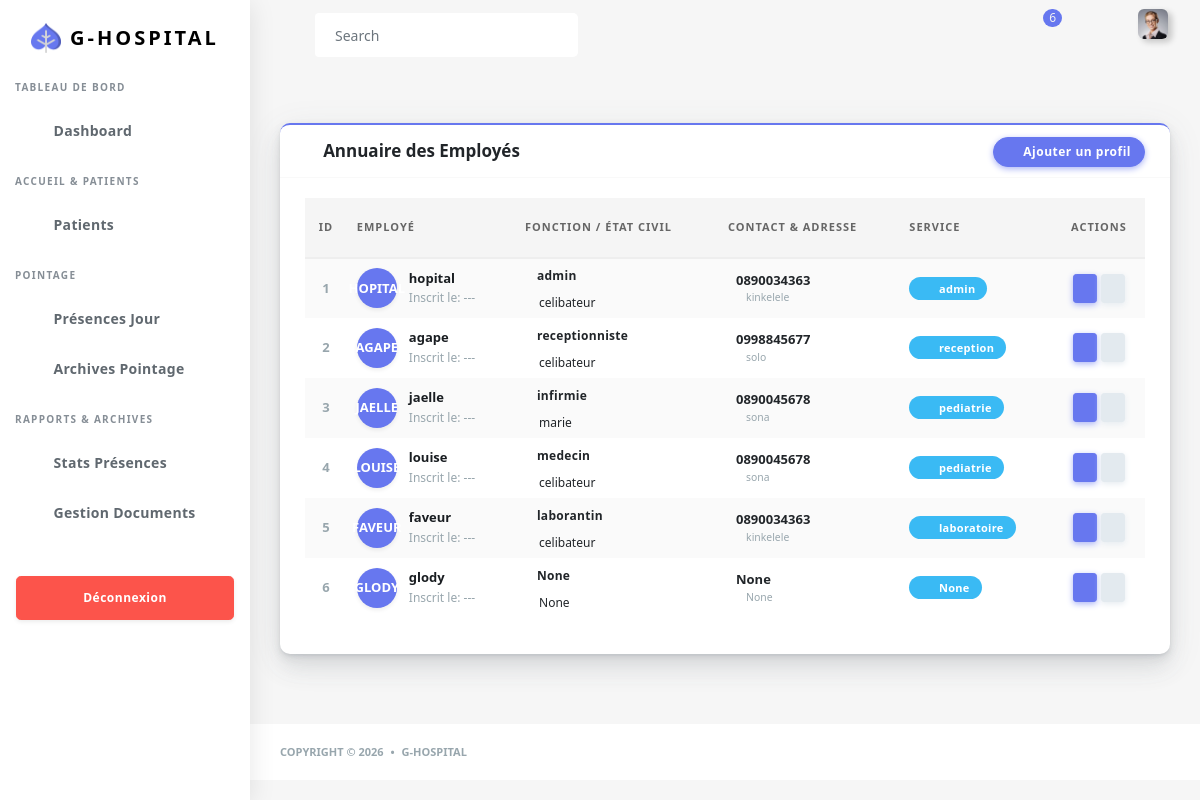
The app's page /profilRead/ (signed in), older data.
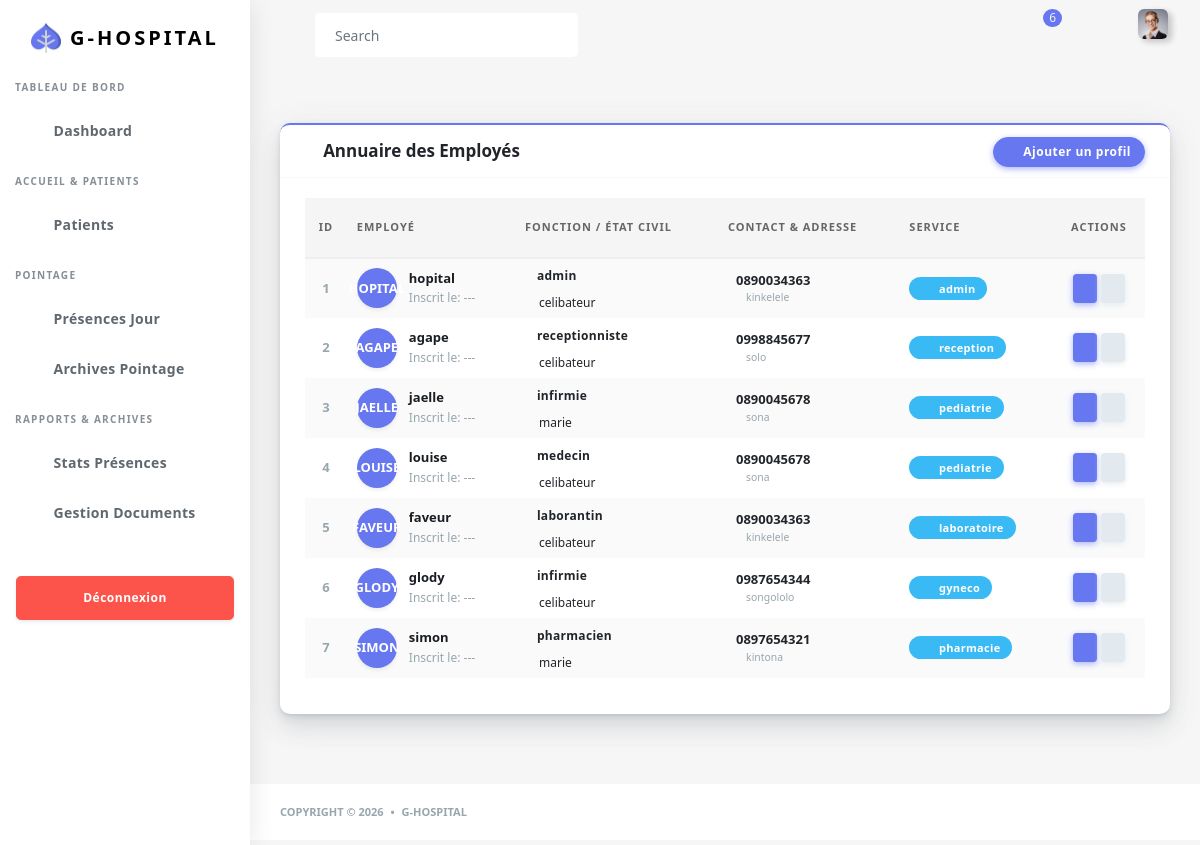
The same page, newer data.
### app/models.py (models this page shows, shortened)
class Fonction(models.Model):
    fonction = models.ForeignKey(TypeFonction, on_delete=models.SET_NULL, null=True)
    user_fonction = models.ForeignKey(User, on_delete=models.SET_NULL, null=True, related_name='profil_fonction')
    TYPE_STATUT = [('Actif','actif'), ('Bloque','bloque')]
    statut_fonction = models.CharField(max_length=10, choices=TYPE_STATUT, default='actif')
    service = models.ForeignKey(Service, on_delete=models.SET_NULL, null=True)
    adresse = models.CharField(max_length=80, null=True, blank=True)
    TYPE_ETAT = [('celibateur','Célibataire'), ('marie','Marié'), ('divorce','Divorcé')]
    etatCivil = models.CharField(max_length=30, null=True, choices=TYPE_ETAT)
    phone = models.CharField(max_length=20, null=True, blank=True)

class TypeFonction(models.Model):
    type_fonction = models.CharField(max_length=30)
    def __str__(self):
        return self.type_fonction

class Service(models.Model):
    nom = models.CharField(max_length=50)
    def __str__(self):
        return self.nom

### app/views.py (the view)
# urls.py: path('profilRead/', views.profilRead , name='profilRead') ,
@login_required()
def profilRead(request):
    lst = Fonction.objects.all()
    myUser = Fonction.objects.filter(user_fonction = request.user).first()
    fonction = myUser.fonction.type_fonction if myUser else None
    return render(request , 'back/profilRead.html',{'fonction':fonction,'lst': lst})

### app/templates/back/profilRead.html (shortened to what this page needs)
<!DOCTYPE html>
<html lang="fr">
{% load static %}
<head>
  <link rel="stylesheet" href="{% static 'back/assets/css/app.min.css'%}">
  <link rel="stylesheet" href="{% static 'back/assets/bundles/datatables/datatables.min.css'%}">
  <link rel="stylesheet" href="{% static 'back/assets/bundles/datatables/DataTables-1.10.16/css/dataTables.bootstrap4.min.css'%}">
  <link rel="stylesheet" href="{% static 'back/assets/css/style.css'%}">
  <link rel="stylesheet" href="{% static 'back/assets/css/components.css'%}">
  <link rel="stylesheet" href="{% static 'back/assets/css/custom.css'%}">
</head>
<body>
  <div id="app">
    <div class="main-wrapper main-wrapper-1">
      <div class="navbar-bg"></div>
      {% include "back/query/nav.html" %}
      {% include "back/query/sidebar.html" %}
      <div class="main-content">
        <section class="section">
          <div class="section-body">
            <div class="row">
              <div class="col-12">
                <div class="card card-primary">
                  <div class="card-header d-flex justify-content-between">
                    <h4><i class="fas fa-users mr-2"></i>Annuaire des Employés</h4>
                    <div class="card-header-action">
                        <a href="#" class="btn btn-primary btn-icon icon-left">
                            <i class="fas fa-plus"></i> Ajouter un profil
                        </a>
                    </div>
                  </div>
                  <div class="card-body">
                    <div class="table-responsive">
                      <table class="table table-striped table-hover font-size-13" id="tableExport" style="width:100%;">
                        <thead>
                          <tr>
                            <th class="text-center">ID</th>
                            <th>Employé</th>
                            <th>Fonction / État Civil</th>
                            <th>Contact & Adresse</th>
                            <th>Service</th>
                            <th class="text-center">Actions</th>
                          </tr>
                        </thead>
                        <tbody>
                          {% for listes in lst %}
                          <tr>
                            <td class="text-center font-weight-bold text-muted">{{ listes.id }}</td>
                            <td>
                              <div class="user-col">
                                <div class="avatar-circle shadow-sm">
                                  {{ listes.user_fonction|slice:":1" }}
                                </div>
                                <div>
                                  <div class="font-weight-bold text-dark">{{ listes.user_fonction }}</div>
                                  <div class="text-small text-muted">Inscrit le: {{ listes.date_create|date:"d M Y"|default:"---" }}</div>
                                </div>
                              </div>
                            </td>
                            <td>
                              <div class="badge badge-outline-primary mb-1">{{ listes.fonction }}</div>
                              <div class="text-small"><i class="fas fa-info-circle mr-1 text-light"></i>{{ listes.etatCivil }}</div>
                            </td>
                            <td>
                              <div class="font-weight-600">{{ listes.phone }}</div>
                              <div class="text-muted small"><i class="fas fa-map-marker-alt mr-2"></i>{{ listes.adresse }}</div>
                            </td>
                            <td>
                              <span class="badge badge-info badge-service">
                                <i class="fas fa-hospital-symbol mr-1"></i> {{ listes.service }}
                              </span>
                            </td>
                            <td class="text-center td-action">
                              <a href="#" class="btn btn-sm btn-icon btn-primary" data-toggle="tooltip" title="Modifier">
                                <i class="fas fa-edit"></i>
                              </a>
                              <a href="#" class="btn btn-sm btn-icon btn-light" data-toggle="tooltip" title="Voir détails">
                                <i class="fas fa-eye"></i>
                              </a>
                            </td>
                          </tr>
                          {% endfor %}
                        </tbody>
                      </table>
                    </div>
                  </div>
                </div>
              </div>
            </div>
          </div>
        </section>
      </div>
      <footer class="main-footer border-top-0">
        <div class="footer-left">
          Copyright &copy; 2026 <div class="bullet"></div> G-HOSPITAL
        </div>
      </footer>
    </div>
  </div>
</body>
</html>

### app/templates/back/query/nav.html (shortened to what this page needs)
{% load static %}
<nav class="navbar navbar-expand-lg main-navbar sticky">
        <div class="form-inline mr-auto">
          <ul class="navbar-nav mr-3">
            <li><a href="#" data-toggle="sidebar" class="nav-link nav-link-lg
									collapse-btn"> </a></li>
            <li><a href="#" class="nav-link nav-link-lg fullscreen-btn">
              </a></li>
            <li>
              <form class="form-inline mr-auto">
                <div class="search-element">
                  <input class="form-control" type="search" placeholder="Search" aria-label="Search" data-width="200">
                  <button class="btn" type="submit">
                    <i class="fas fa-search"></i>
                  </button>
                </div>
              </form>
            </li>
          </ul>
        </div>
        <ul class="navbar-nav navbar-right">
          <li class="dropdown dropdown-list-toggle"><a href="#" data-toggle="dropdown"
              class="nav-link nav-link-lg message-toggle">
              <span class="badge headerBadge1">
                6 </span> </a>
          </li>
          <li class="dropdown dropdown-list-toggle"><a href="#" data-toggle="dropdown"
              class="nav-link notification-toggle nav-link-lg"><i data-feather="bell" class="bell"></i>
            </a>
          </li>
          <li class="dropdown"><a href="#" data-toggle="dropdown"
              class="nav-link dropdown-toggle nav-link-lg nav-link-user"> <img alt="image" src="{% static 'back/assets/img/user.png'%}"
                class="user-img-radious-style"> </a>
          </li>
        </ul>
      </nav>

### app/templates/back/query/sidebar.html (shortened to what this page needs)
{% load static %}
<div class="main-sidebar sidebar-style-2">
  <aside id="sidebar-wrapper">
    <div class="sidebar-brand">
      <a href="{% url 'panel' %}">
        <img alt="image" src="{% static 'back/assets/img/logo.png' %}" class="header-logo" />
        <span class="logo-name">G-Hospital</span>
      </a>
    </div>
    <ul class="sidebar-menu">
      <li class="menu-header">Tableau de bord</li>
      <li class="{% if request.resolver_match.url_name == 'panel' %}active{% endif %}">
        <a href="{% url 'panel' %}" class="nav-link"><span>Dashboard</span></a>
      </li>
      {% if fonction == 'receptionniste' %}
      <li class="menu-header">Accueil & Patients</li>
      <li class="dropdown {% if 'patient' in request.path %}active{% endif %}">
        <a href="#" class="menu-toggle nav-link has-dropdown"><span>Patients</span></a>
      </li>
      <li class="menu-header">Pointage</li>
      <li><a class="nav-link" href="{% url 'presence_reception' %}"><span>Présences Jour</span></a></li>
      <li><a class="nav-link" href="{% url 'historique_presence' %}"><span>Archives Pointage</span></a></li>
      {% endif %}
      {% if fonction == 'admin' or fonction == 'receptionniste' %}
      <li class="menu-header">Rapports & Archives</li>
      <li class="{% if request.resolver_match.url_name == 'statistiques_presence' %}active{% endif %}">
        <a href="{% url 'statistiques_presence' %}" class="nav-link">
          <span>Stats Présences</span>
        </a>
      </li>
      <li class="{% if request.resolver_match.url_name == 'gestion_documents' %}active{% endif %}">
        <a href="{% url 'gestion_documents' %}" class="nav-link">
          <span>Gestion Documents</span>
        </a>
      </li>
      {% endif %}
    </ul>
    <div class="mt-4 mb-4 p-3 hide-sidebar-mini">
        <a href="{% url 'deco' %}" class="btn btn-danger btn-lg btn-block btn-icon-split shadow-sm">
            <i class="fas fa-sign-out-alt"></i> Déconnexion
        </a>
    </div>
  </aside>
</div>

### app/templates/back/profilRead.html (style rules this page uses)
.user-col { display: flex; align-items: center; }
.avatar-circle { width: 40px; height: 40px; border-radius: 50%; background: #6777ef; color: #fff; display: flex; align-items: center; justify-content: center; font-weight: bold; margin-right: 12px; box-shadow: 0 4px 8px rgba(0,0,0,0.1); text-transform: uppercase; }
.table-striped tbody tr:nth-of-type(odd) { background-color: rgba(0,0,0,.02); }
.badge-service { padding: 5px 12px; border-radius: 50px; font-weight: 600; font-size: 11px; }
.font-size-13 { font-size: 13px; }
.table thead th { background-color: #f8f9fa; text-transform: uppercase; font-size: 11px; letter-spacing: 1px; border-bottom: 2px solid #eee !important; }
.td-action { white-space: nowrap; }

Row changes from the older to the newer data that the page shows:
changed Fonction "GLODY": fonction "None" → "infirmie"; etatCivil "None" → "celibateur"; phone "None" → "0987654344"; adresse "None" → "songololo"; service "None" → "gyneco"
added Fonction: id "7", user_fonction "SIMON", user_fonction "simon", date_create "---", fonction "pharmacien", etatCivil "marie", phone "0897654321", adresse "kintona", service "pharmacie"
